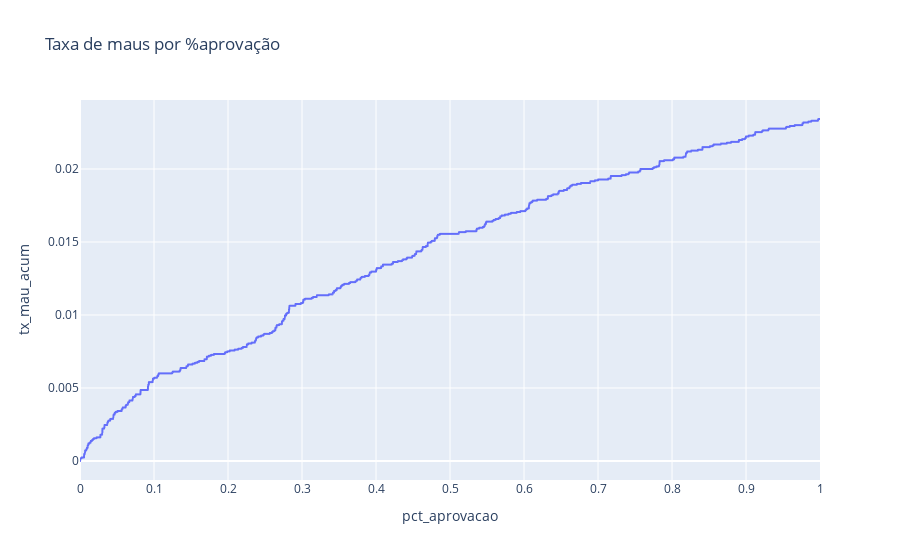

Source (notebook cell):
### Code cell
fig = px.line(df3, x="pct_aprovacao", y="tx_mau_acum", title='Taxa de maus por %aprovação')
fig.show()

### Figure 1 — Plotly figure (JSON) as saved in the notebook; plotly's stock layout.template omitted (floating-point values rounded to 4 significant figures; data arrays with more than 128 entries replaced by an {"elided": "..."} marker saying what was removed)
{"data": [{"hovertemplate": "pct_aprovacao=%{x}<br>tx_mau_acum=%{y}<extra></extra>", "legendgroup": "", "line": {"color": "#636efa", "dash": "solid"}, "marker": {"symbol": "circle"}, "mode": "lines", "name": "", "showlegend": false, "type": "scattergl", "x": {"elided": "16650 float values"}, "xaxis": "x", "y": {"elided": "16650 float values"}, "yaxis": "y"}], "layout": {"legend": {"tracegroupgap": 0}, "title": {"text": "Taxa de maus por %aprovação"}, "xaxis": {"anchor": "y", "domain": [0, 1], "title": {"text": "pct_aprovacao"}}, "yaxis": {"anchor": "x", "domain": [0, 1], "title": {"text": "tx_mau_acum"}}}}
